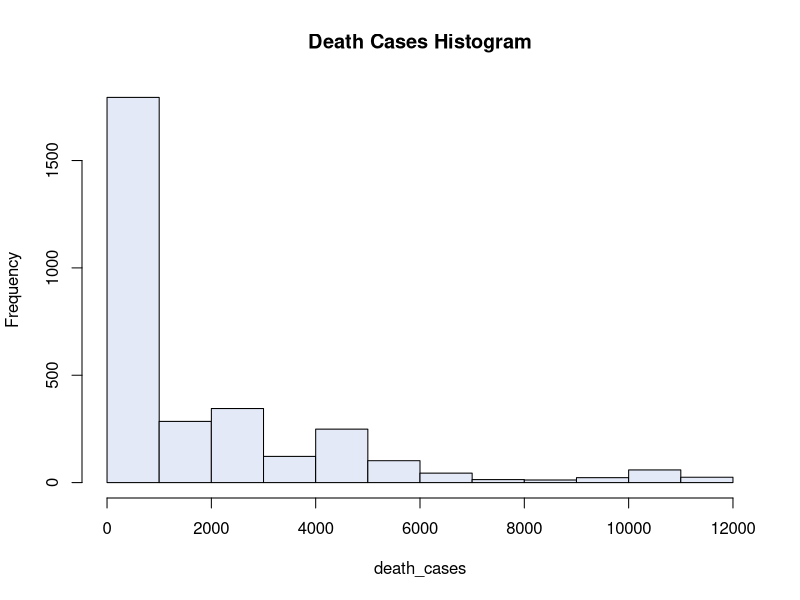

R code for this plot:
cases =  read.csv("Coviddata.csv",header = TRUE,sep = ",",
                  colClasses = c("NULL","NULL","NULL","NULL"
                                 ,"NULL","NULL","numeric","NULL",
                                 "NULL","NULL","NULL","NULL"))
death_cases = c(0)
for (a in cases[1])
{
  death_cases =  append(death_cases,a)
}

options(scipen=10000)

jpeg(file="D:/projects/PakCovidInsights/public/images/deathCasesHistogram.jpeg",
    width=600, height=350)
hist(death_cases, col="#E3E9F7" , main = "Death Cases Histogram")
dev.off()